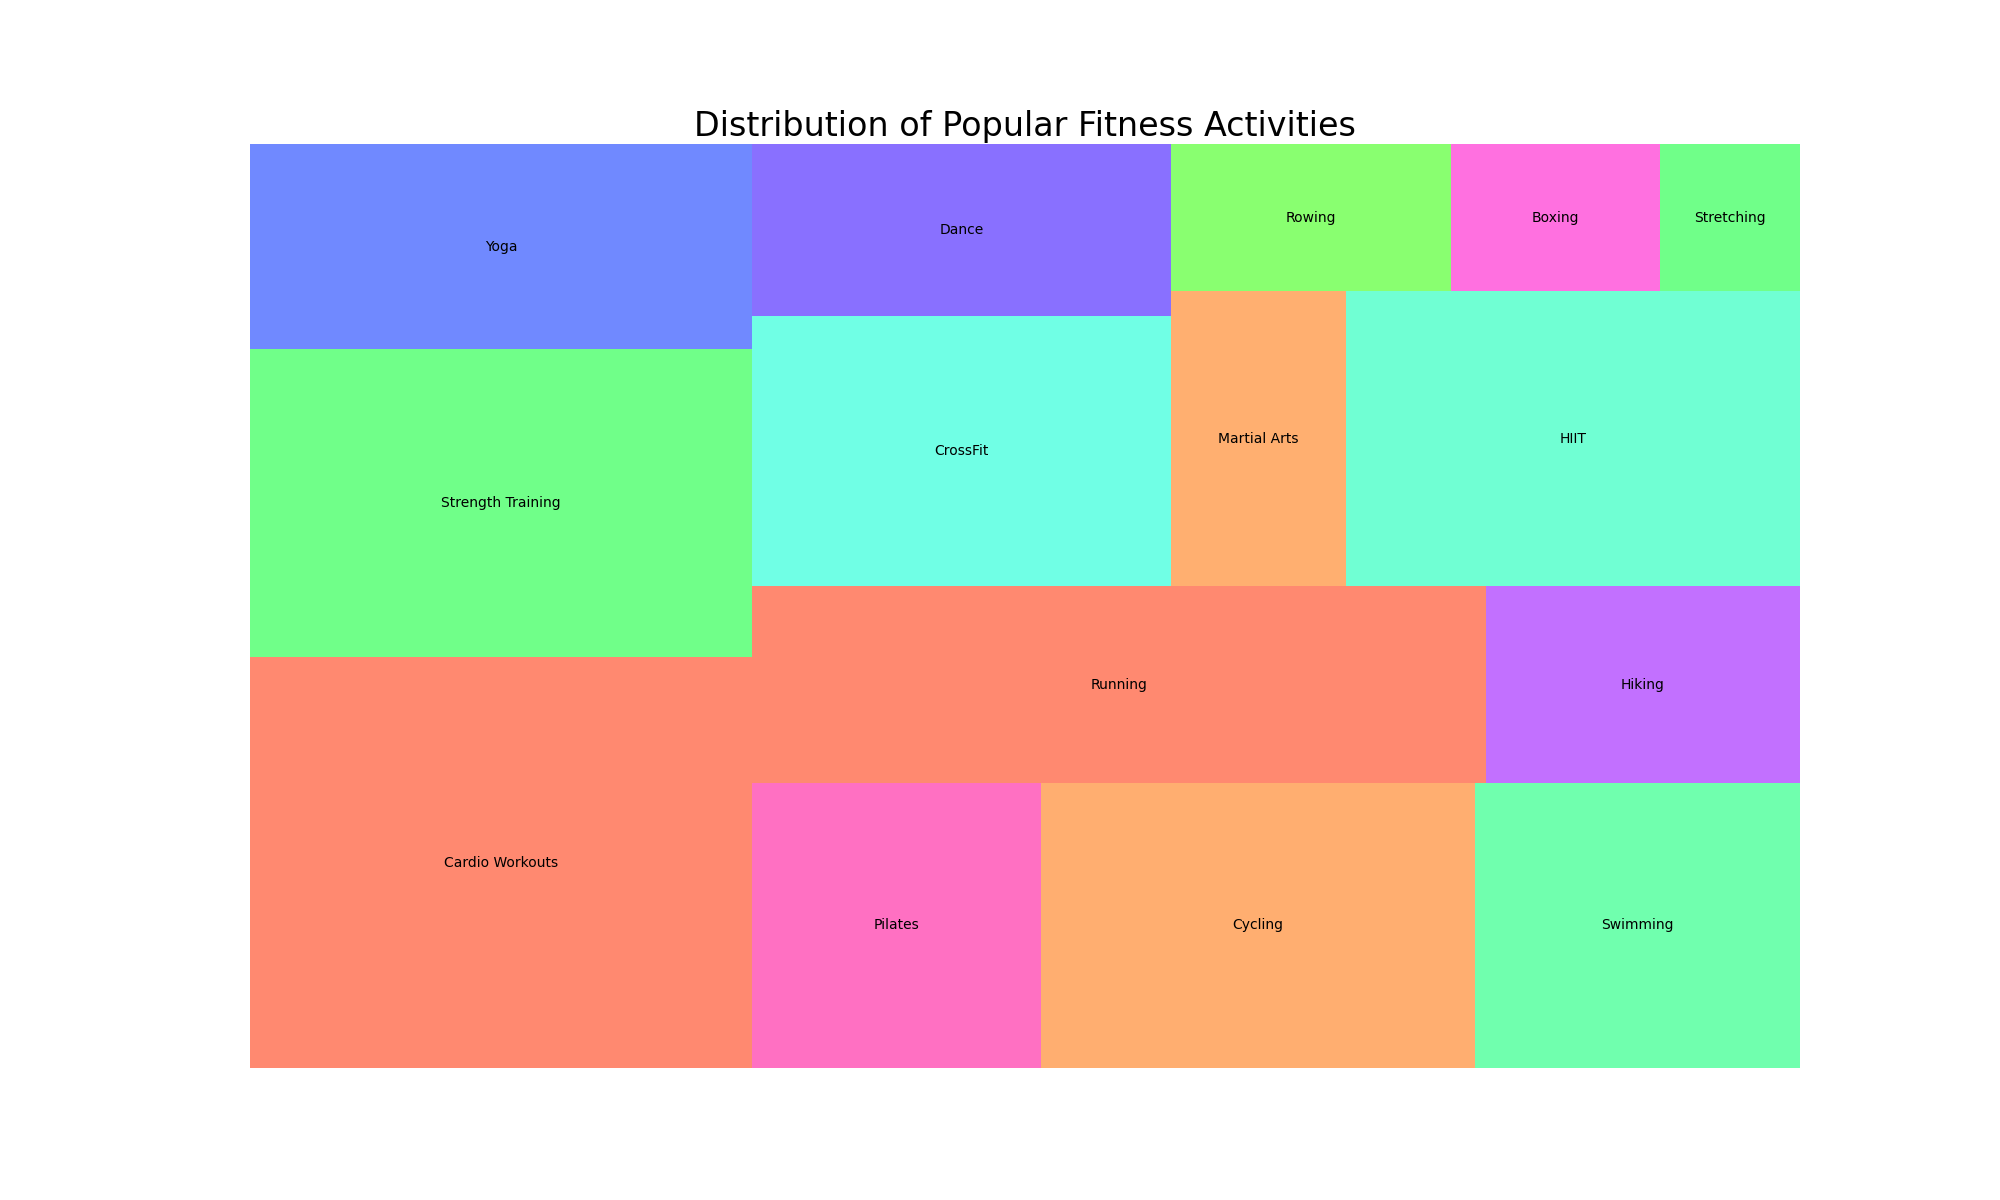

Source code (Python):

import pandas as pd
import seaborn as sns
import matplotlib.pyplot as plt
import squarify

data = {
    'Category': ['Cardio Workouts', 'Strength Training', 'Yoga', 'Pilates', 'Cycling', 'Swimming', 'Running',
                 'Hiking', 'CrossFit', 'Dance', 'Martial Arts', 'HIIT', 'Rowing', 'Boxing', 'Stretching'],
    'Value': [100, 75, 50, 40, 60, 45, 70, 30, 55, 35, 25, 65, 20, 15, 10]
}

df = pd.DataFrame(data)

plt.figure(figsize=(20, 12))
colors = ["#FF5733", "#33FF57", "#3357FF", "#FF33A8", "#FF8C33", "#33FF8C",
          "#FF5733", "#A833FF", "#33FFDA", "#5733FF", "#FF8E33", "#33FFC1",
          "#57FF33", "#FF33D4", "#33FF57"]

squarify.plot(sizes=df['Value'], label=df['Category'], color=colors, alpha=0.7)
plt.title('Distribution of Popular Fitness Activities', fontsize=24)
plt.axis('off')
plt.show()
